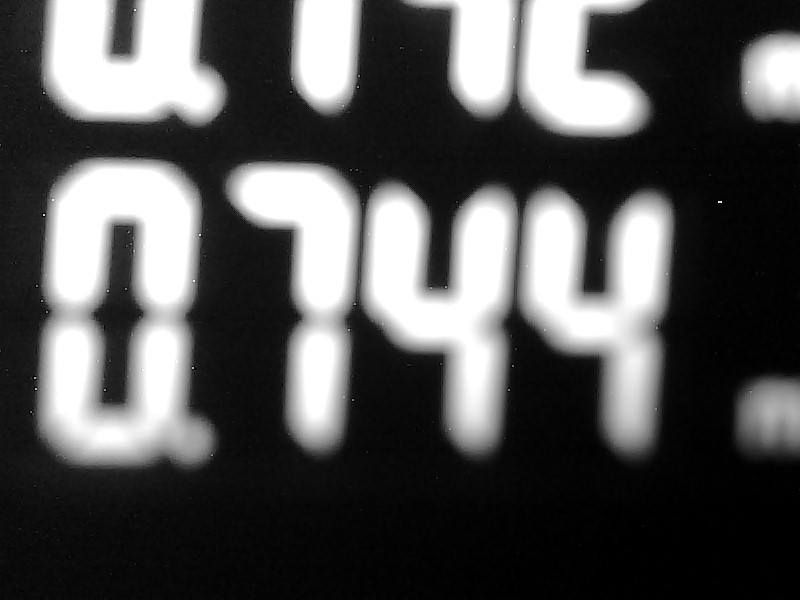
#> input picture test_cases/size_1/capture (1).jpg, 800 x 600 px; its folder holds 4 pictures in this run
$ python invert_images.py
#> lines starting #> are read from the running program, lines starting #| are printed output that depends on the picture
#!/usr/bin/env python3
"""Generate test_cases/size_2/ — pixel-inverted copies of test_cases/size_1/."""
from pathlib import Path
from PIL import Image, ImageOps

src = Path(__file__).parent.parent / "test_cases" / "size_1"
dst = Path(__file__).parent.parent / "test_cases" / "size_2"
dst.mkdir(exist_ok=True)

images = sorted(src.glob("*.jpg"))
for img_path in images:
    inverted = ImageOps.invert(Image.open(img_path).convert("L"))
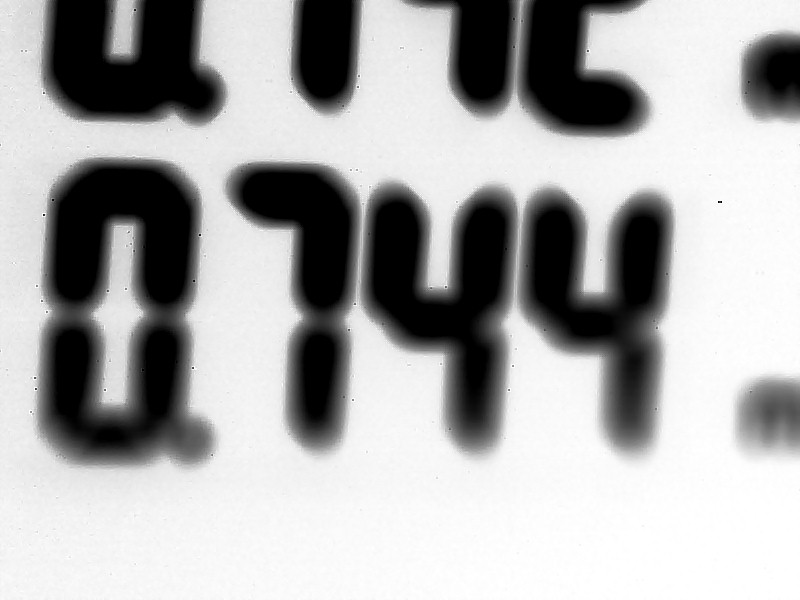
#> inverted: PIL image 800x600 L; min 0, max 255, mean 171.8
    out_path = dst / img_path.name
    inverted.save(out_path, quality=95)
    print(f"  {img_path.name}")
#> pass 2 of the loop `for img_path in images:`:
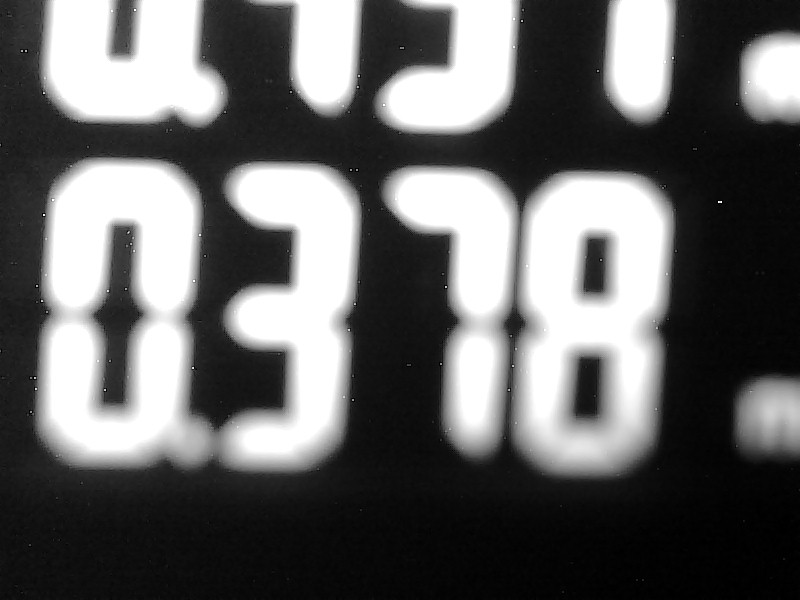
#> input picture test_cases/size_1/capture (10).jpg, 800 x 600 px
#> `inverted = ImageOps.invert(Image.open(img_path).convert("L"))`:
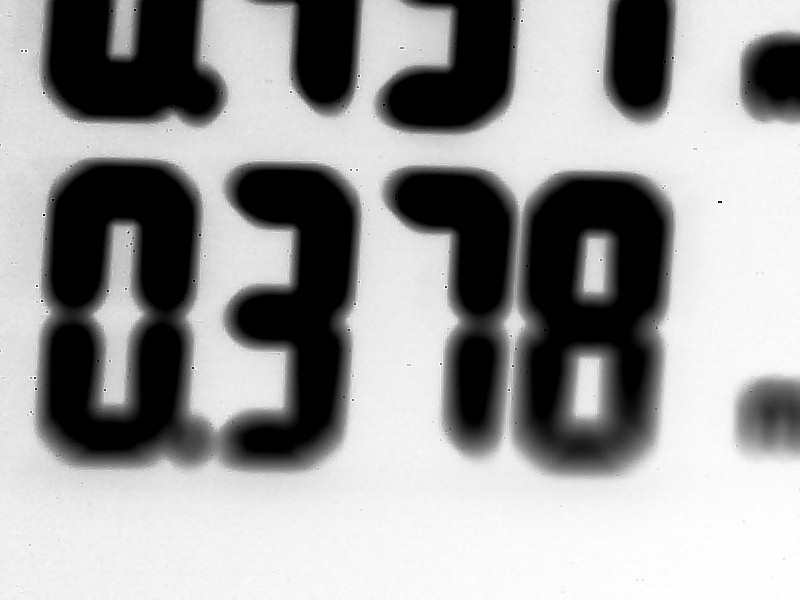
#> inverted: PIL image 800x600 L; min 0, max 255, mean 154.5
#> pass 3 of the loop `for img_path in images:`:
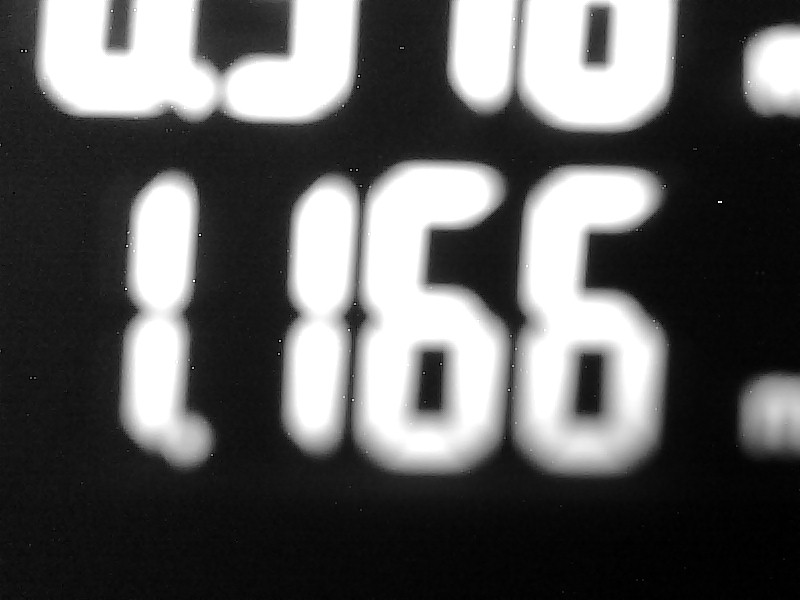
#> input picture test_cases/size_1/capture (11).jpg, 800 x 600 px
#> `inverted = ImageOps.invert(Image.open(img_path).convert("L"))`:
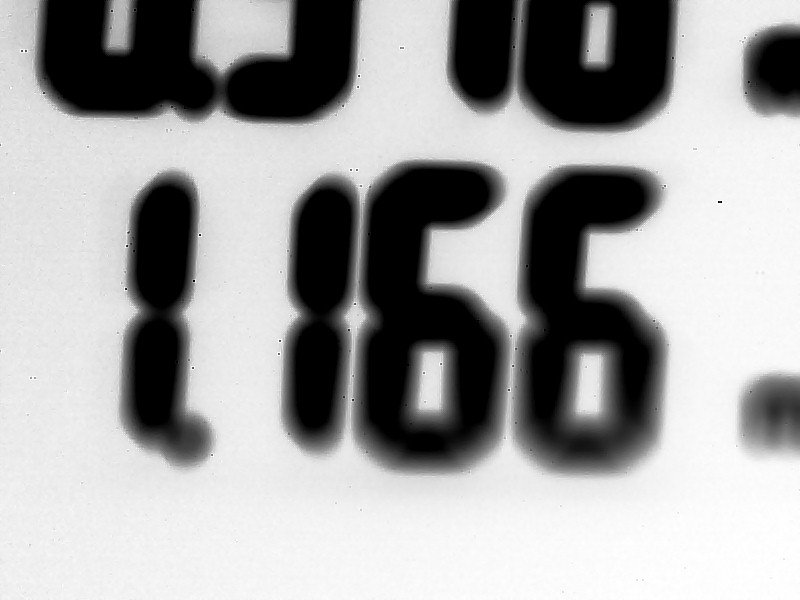
#> inverted: PIL image 800x600 L; min 0, max 255, mean 161.8
#> the loop made 4 passes; the first 3 are shown
print(f"Done: {len(images)} images → {dst}")
